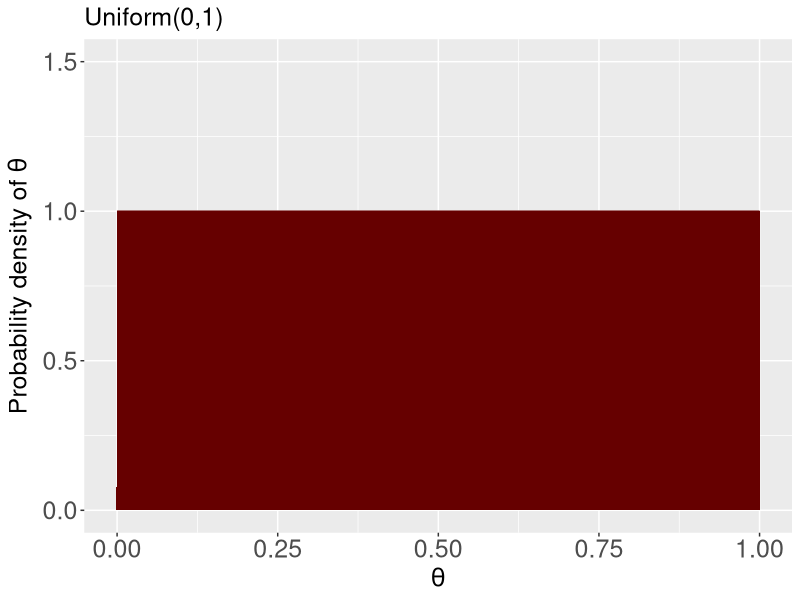
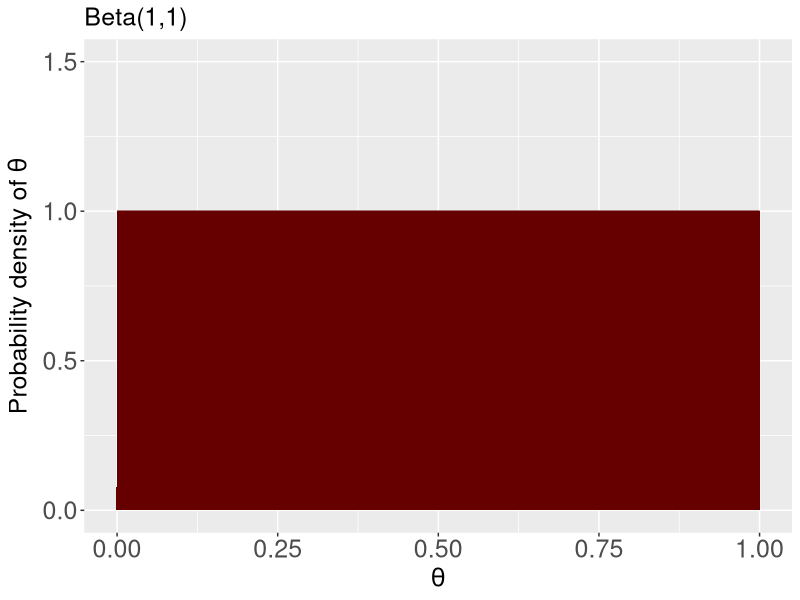
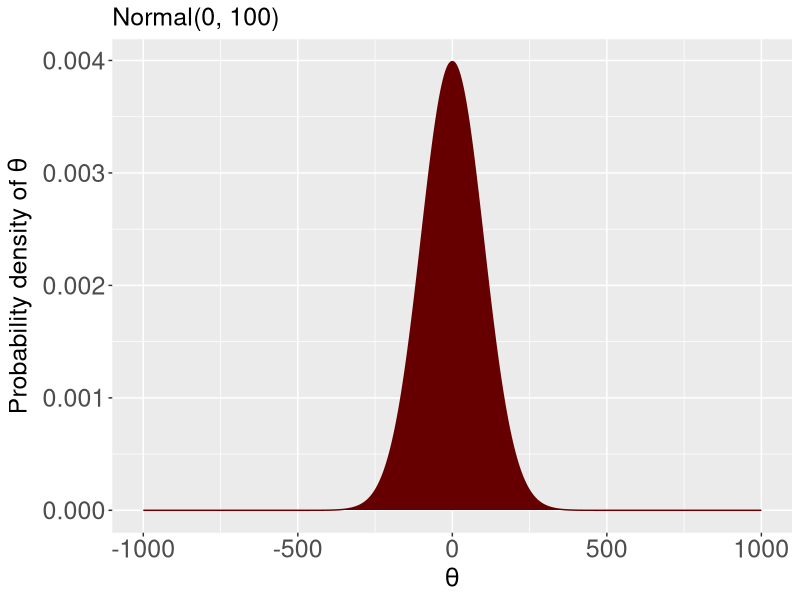
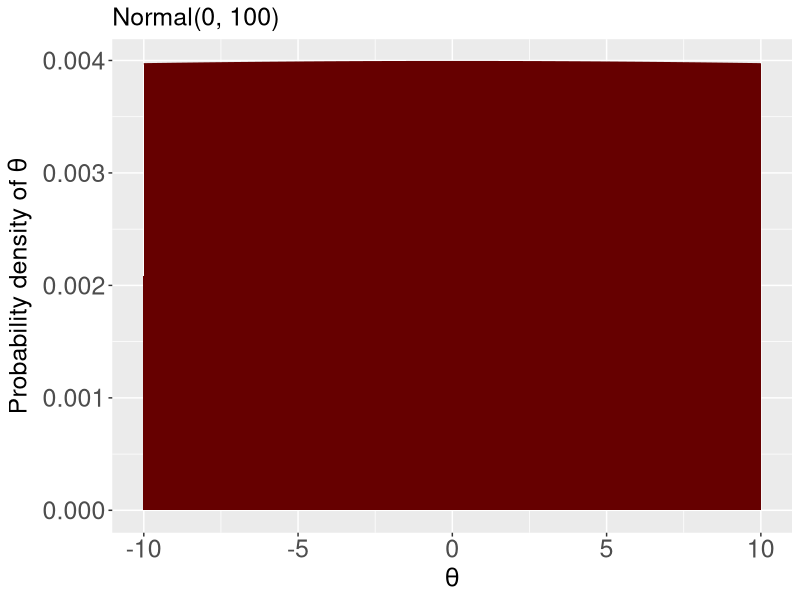
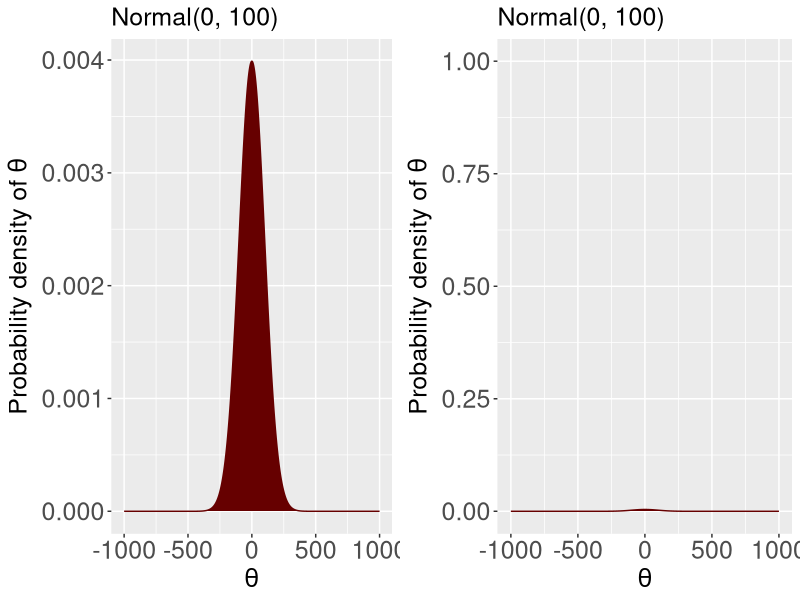
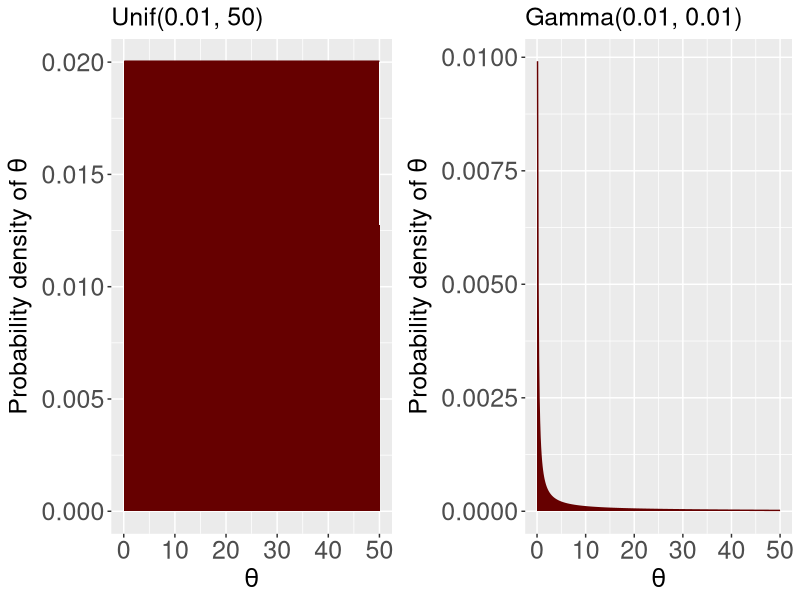
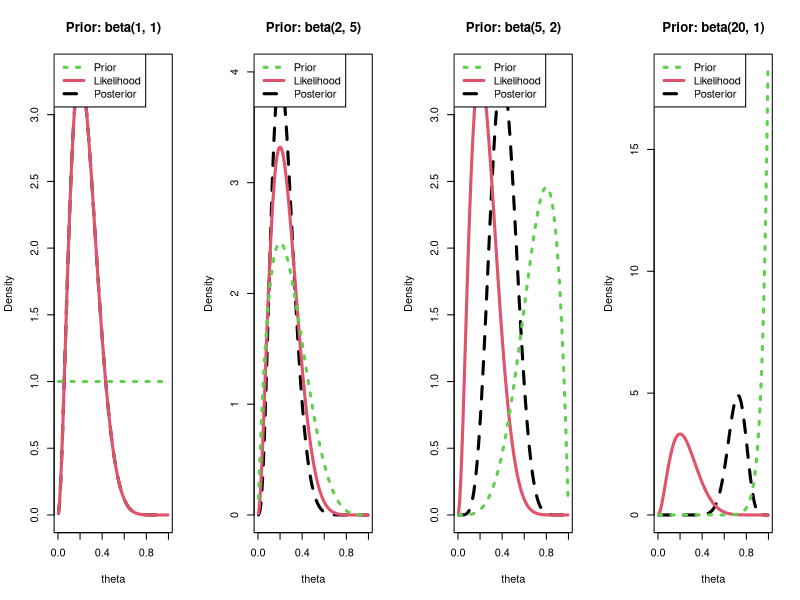
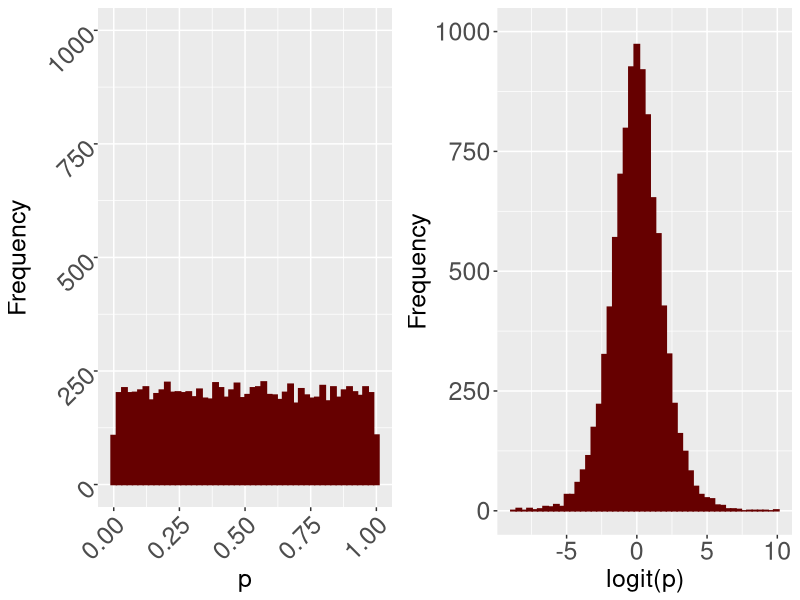

Reproduce these figures in R, in order.
## ---- chunk 1
knitr::opts_chunk$set(echo = FALSE)
## ---- chunk 2
library(ggplot2)
library(dplyr)
library(colorspace)

unf_df <- data.frame(x = seq(0,1,0.01),
                      y = dunif(seq(0,1,0.01), 0, 1))

ggplot(unf_df, aes(x, y)) + geom_area(fill = "#660000",  
                                       color = "#660000") + 
  scale_x_continuous(expression(theta)) +
  scale_y_continuous(expression(paste("Probability density of ", theta)), limits = c(0, 1.5)) +
  labs(subtitle = "Uniform(0,1)") +
  theme(axis.text = element_text(size = 18),
        axis.title = element_text(size = 18),
        plot.subtitle = element_text(size = 18))


## ---- chunk 3
beta_df <- data.frame(x = seq(0,1,0.01),
                      y = dbeta(seq(0,1,0.01), 1, 1))

ggplot(beta_df, aes(x, y)) + geom_area(fill = "#660000",  
                                       color = "#660000") + 
  scale_x_continuous(expression(theta)) +
  scale_y_continuous(expression(paste("Probability density of ", theta)), limits = c(0, 1.5)) +
  labs(subtitle = "Beta(1,1)") +
  theme(axis.text = element_text(size = 18),
        axis.title = element_text(size = 18),
        plot.subtitle = element_text(size = 18))

## ---- chunk 4
norm_df <- data.frame(x = seq(-1000,1000,1),
                      y = dnorm(seq(-1000,1000,1), 0, 100))

ggplot(norm_df, aes(x, y)) + geom_area(fill = "#660000",  
                                       color = "#660000") + 
  scale_x_continuous(expression(theta)) +
  scale_y_continuous(expression(paste("Probability density of ", theta))) +
  labs(subtitle = "Normal(0, 100)")+
  theme(axis.text = element_text(size = 18),
        axis.title = element_text(size = 18),
        plot.subtitle = element_text(size = 18))
## ---- chunk 5
norm_df <- data.frame(x = seq(-10,10,1),
                      y = dnorm(seq(-10,10,1), 0, 100))

ggplot(norm_df, aes(x, y)) + geom_area(fill = "#660000",  
                                       color = "#660000") + 
  scale_x_continuous(expression(theta)) +
  scale_y_continuous(expression(paste("Probability density of ", theta))) +
  labs(subtitle = "Normal(0, 100)") +
  theme(axis.text = element_text(size = 18),
        axis.title = element_text(size = 18),
        plot.subtitle = element_text(size = 18))
## ---- chunk 6
library(cowplot)
library(ggplot2)
norm_df <- data.frame(x = seq(-1000,1000,1),
                      y = dnorm(seq(-1000,1000,1), 0, 100))

a <- ggplot(norm_df, aes(x, y)) + geom_area(fill = "#660000",  
                                       color = "#660000") + 
  scale_x_continuous(expression(theta)) +
  scale_y_continuous(expression(paste("Probability density of ", theta))) +
  labs(subtitle = "Normal(0, 100)")+
  theme(axis.text = element_text(size = 18),
        axis.title = element_text(size = 18),
        plot.subtitle = element_text(size = 18))


b <- ggplot(norm_df, aes(x, y)) + geom_area(fill = "#660000",  
                                       color = "#660000") + 
  scale_x_continuous(expression(theta)) +
  scale_y_continuous(expression(paste("Probability density of ", theta)), limits = c(0,1)) + 
  labs(subtitle = "Normal(0, 100)") +
  theme(axis.text = element_text(size = 18),
        axis.title = element_text(size = 18),
        plot.subtitle = element_text(size = 18))

plot_grid(plotlist = list(a,b), nrow = 1)
## ---- chunk 7
unif_df <- data.frame(x = seq(0.1, 50, 0.1),
                      y = dunif(seq(0.1, 50, 0.1), min = 0.1, max = 50))
a <- ggplot(unif_df, aes(x, y)) + geom_area(fill = "#660000",  
                                       color = "#660000") + 
  scale_x_continuous(expression(theta)) +
  scale_y_continuous(expression(paste("Probability density of ", theta))) +
  labs(subtitle = "Unif(0.01, 50)") +
  theme(axis.text = element_text(size = 18),
        axis.title = element_text(size = 18),
        plot.subtitle = element_text(size = 18))

gamma_df <- data.frame(x = seq(0.1,50,0.1),
                      y = dgamma(seq(0.1,50,0.1), shape = 0.001, rate = 0.001))

b <- ggplot(gamma_df, aes(x, y)) + geom_area(fill = "#660000",  
                                       color = "#660000") + 
  scale_x_continuous(expression(theta)) +
  scale_y_continuous(expression(paste("Probability density of ", theta))) +
  labs(subtitle = "Gamma(0.01, 0.01)") +
  theme(axis.text = element_text(size = 18),
        axis.title = element_text(size = 18),
        plot.subtitle = element_text(size = 18))

plot_grid(plotlist = list(a,b), nrow = 1)
## ---- chunk 8
par(mfrow = c(1,4))
aa <- c(1,2,5,20)
bb <- c(1,5,2,1)
for(i in 1:length(aa)){
  a <- aa[i]
  b <- bb[i]
  N <- 10
  successes <- 2
  failures <- N - successes
  theta = seq(0.005, 0.995, length = 101)
  prior <- dbeta(x = theta, shape1 = a, shape2 = b)
  likelihood <- dbeta(theta, shape1 = successes + 1, shape2 = N-successes + 1) #rule of succession
  posterior <- dbeta(theta, a + successes, b + N - successes)
  
  # for plotting different densities on same figure
  m.orig = apply( cbind(prior, likelihood, posterior), 2, max)
  m = max(c(prior, likelihood, posterior))
  
  plot(theta, posterior, type = "l", ylab = "Density", 
       lty = 2, lwd = 3, ylim = c(0, m), xlim = c(min(theta), max(theta)),col = 1,
       main = paste0("Prior: beta(", a,", ", b, ")"))
  lines(theta, likelihood, lty = 1, lwd = 3, col = 2)
  lines(theta, prior, lty = 3, lwd = 3, col = 3)
  legend("topleft",y=m, c("Prior", "Likelihood", "Posterior"), lty = c(3, 1, 2),
         lwd = c(3, 3, 3), col = c(3, 2, 1))
}


## ---- chunk 9
par(mfrow = c(1,1))
library(ggplot2)
set.seed(2756)
psi_samples <- runif(10000, 0, 1)
logit_psi <- qlogis(psi_samples)
transform_df <- data.frame(psi = psi_samples, logit_psi = logit_psi)
a <- ggplot(data = transform_df, aes(x = psi_samples)) +
  geom_histogram(bins = 50, fill = "#660000",, color = "#660000") +
  scale_y_continuous(lim = c(0,1000)) +
  labs(x = "p", y = "Frequency") +
  theme(axis.text = element_text(angle = 45, hjust = 1, size = 18),
        axis.title = element_text(size = 18),
        plot.subtitle = element_text(size = 18))
b <- ggplot(data = transform_df, aes(x = logit_psi)) +
  geom_histogram(bins = 50, fill = "#660000",, color = "#660000") +
  labs(x = "logit(p)", y = "Frequency") +
  scale_y_continuous(lim = c(0,1000)) +
  theme(axis.text = element_text(size = 18),
        axis.title = element_text(size = 18),
        plot.subtitle = element_text(size = 18))

plot_grid(plotlist = list(a,b), nrow = 1)
## ---- chunk 10
conjugates <- data.frame(Likelihood = c("$y_i \\sim binomial(n, p)$",
                                        "$y_i \\sim Bernoulli(p)$",
                                        "$y_i \\sim Poisson(\\lambda)$"),
                         Prior = c(c("$p \\sim beta(\\alpha, \\beta)$",
                                        "$p \\sim beta(\\alpha, \\beta)$",
                                        "$\\lambda \\sim gamma(\\alpha, \\beta)$")),
                         Posterior = c("$p \\sim beta(\\sum y_i + \\alpha, n -\\sum y_i + \\beta)$",
                                        "$p \\sim beta(\\sum_{i=1}^n y_i + \\alpha, \\sum_{i=1}^n (1-y_i) + \\beta)$",
                                        "$\\lambda \\sim gamma(\\alpha \\sum_{i=1}^n y_i, \\beta + n)$"))

kableExtra::kable(conjugates, "latex", align="c", booktabs=TRUE, escape = F, caption = 'A few conjugate distributions', format = "html")
## ---- chunk 11
p <- seq(0,1,0.01)
df <- data.frame(p = p, 
                 Density = c(dbeta(p, 80, 80), dbeta(p, 3,2)),
                 parameter = rep(c("Pr(heads)", "Pr(survive)"), each = length(p)))

ggplot(df, aes(x = p, y = Density, color = parameter)) + geom_path() +
  scale_color_manual(values = c("#660000", "#00CCCC")) +
  theme(axis.text.y = element_blank(), axis.ticks.y = element_blank()) +
  annotate("text", x = 0.28, y = 9, label = "beta(80,80)", size = 5, color = "#00CCCC") +
  annotate("text", x = 0.75, y = 2.5, label = "beta(3,2)", size = 5, color = "#660000")
## ---- chunk 12
# knitr::purl(input = here::here('Modules/02_intro_bayes/05_priors.Rmd'),
#             output = here::here('Modules/02_intro_bayes/05_priors.R'))
